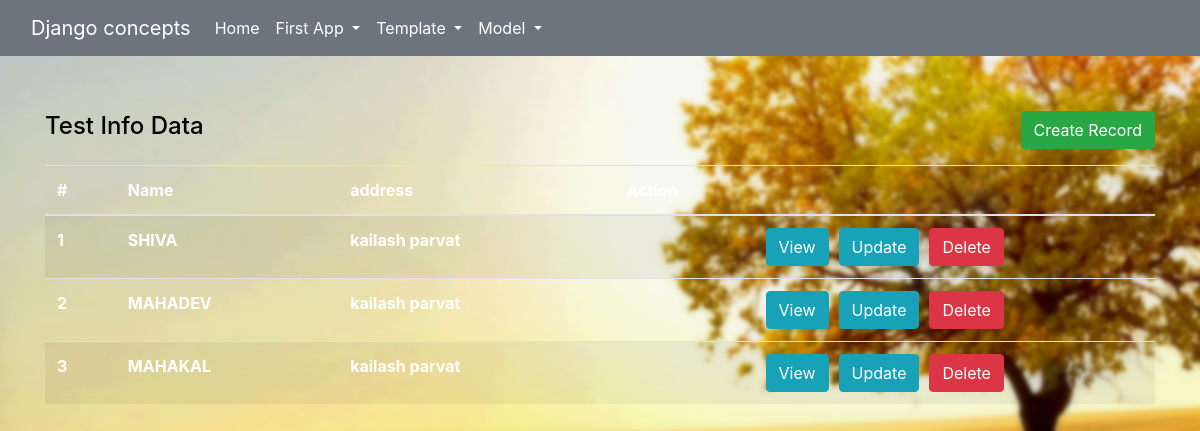
/classApp/listview/, run on the app's committed database.
### app_010_class_based_view/models.py (models this page shows, shortened)
class testInfo(models.Model):
    name = models.CharField(max_length=100)
    address = models.CharField(max_length=200)

### app_010_class_based_view/views.py (the view)
# urls.py: path('listview/', listView.as_view(), name="listview"),
class listView(ListView):
    context_object_name = 'testInfo_list'
    model = testInfo

### app_010_class_based_view/templates/app_010_class_based_view/testInfo_list.html (shortened to what this page needs)
{%extends 'base.html'%}
    {%block body%}
    <div class="d-flex justify-content-between align-items-end mb-3">
        <h4 class="mt-5">Test Info Data</h4>
        <a href="{%url 'createview'%}" class="btn btn-success">Create Record</a>
    </div>
    {% if testInfo_list %}
        <table class="table table-striped" style="color:white;">
            <thead>
                <tr>
                    <th scope="col">#</th>
                    <th scope="col">Name</th>
                    <th scope="col">address</th>
                    <th scope="col"> Action </th>
                </tr>
            </thead>
            <tbody>
                {% for value in testInfo_list %}
                <tr>
                    <th scope="row">{{forloop.counter}}</th>
                    <th scope="row">{{value.name | upper}}</th>
                    <th scope="row">{{value.address}}</th>
                    <th>
                        <div class="d-flex justify-content-center" style="gap: 10px;">
                            <a href="{%url 'detailview' value.id %}" class="btn btn-info">View</a>
                            <a href="{%url 'updaterecord' value.id %}" class="btn btn-info">Update</a>
                            <a href="{%url 'deleterecord' value.id %}" class="btn btn-danger">Delete</a>
                        </div>
                    </th>
                </tr>
                {% endfor %}
            </tbody>
        </table>
    {% else %}
    <h4> Data not Found</h4>
    {% endif %}
    {%endblock body%}

### static/css/base.css (style rules this page uses)
html, body { margin: 0; padding: 0; width: 100%; min-height: 100%; }
body { background-image: url(../images/ak2.jpg); background-size:cover; background-position: center; background-attachment: fixed; color: rgba(var(--bs-dark-rgb),var(--bs-text-opacity))!important }
a, a:hover { color: white; }

### data on the page
testInfo: name "SHIVA", address "kailash parvat"
testInfo: name "MAHADEV", address "kailash parvat"
testInfo: name "MAHAKAL", address "kailash parvat"
